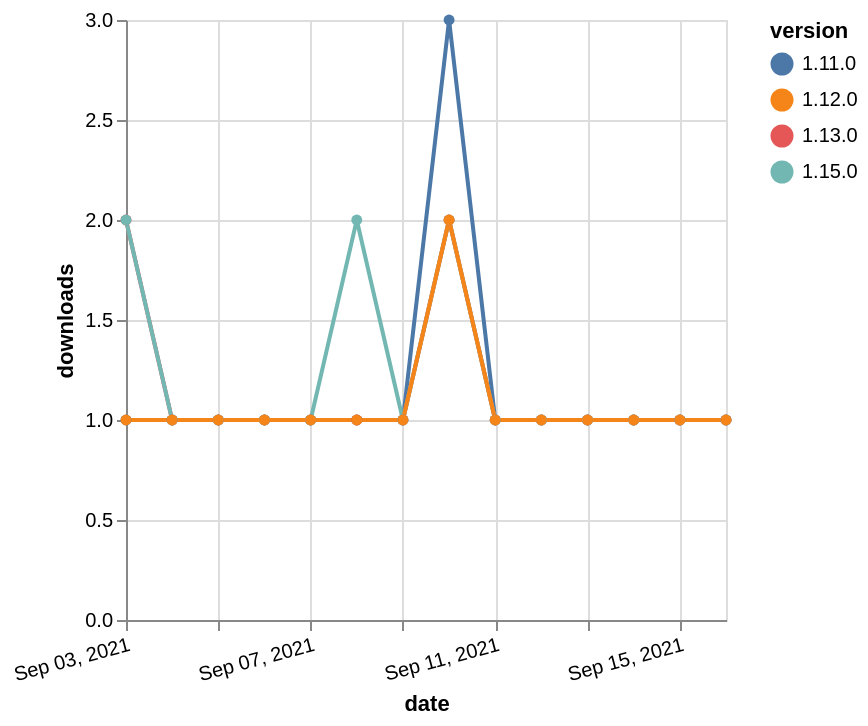

The specification (Vega-Lite) saved for this image:
### Vega-Lite specification from a JSON file in a GitHub repository (floating-point values rounded to 4 significant figures)
{"$schema": "https://vega.github.io/schema/vega-lite/v5.json", "description": "A simple bar chart with embedded data.", "data": {"values": [{"date": "2021-09-03", "total": 339, "delta": 1, "version": "1.11.0"}, {"date": "2021-09-04", "total": 340, "delta": 1, "version": "1.11.0"}, {"date": "2021-09-05", "total": 341, "delta": 1, "version": "1.11.0"}, {"date": "2021-09-06", "total": 342, "delta": 1, "version": "1.11.0"}, {"date": "2021-09-07", "total": 343, "delta": 1, "version": "1.11.0"}, {"date": "2021-09-08", "total": 344, "delta": 1, "version": "1.11.0"}, {"date": "2021-09-09", "total": 345, "delta": 1, "version": "1.11.0"}, {"date": "2021-09-10", "total": 348, "delta": 3, "version": "1.11.0"}, {"date": "2021-09-11", "total": 349, "delta": 1, "version": "1.11.0"}, {"date": "2021-09-12", "total": 350, "delta": 1, "version": "1.11.0"}, {"date": "2021-09-13", "total": 351, "delta": 1, "version": "1.11.0"}, {"date": "2021-09-14", "total": 352, "delta": 1, "version": "1.11.0"}, {"date": "2021-09-15", "total": 353, "delta": 1, "version": "1.11.0"}, {"date": "2021-09-16", "total": 354, "delta": 1, "version": "1.11.0"}, {"date": "2021-09-03", "total": 289, "delta": 2, "version": "1.13.0"}, {"date": "2021-09-04", "total": 290, "delta": 1, "version": "1.13.0"}, {"date": "2021-09-05", "total": 291, "delta": 1, "version": "1.13.0"}, {"date": "2021-09-06", "total": 292, "delta": 1, "version": "1.13.0"}, {"date": "2021-09-07", "total": 293, "delta": 1, "version": "1.13.0"}, {"date": "2021-09-08", "total": 294, "delta": 1, "version": "1.13.0"}, {"date": "2021-09-09", "total": 295, "delta": 1, "version": "1.13.0"}, {"date": "2021-09-10", "total": 297, "delta": 2, "version": "1.13.0"}, {"date": "2021-09-11", "total": 298, "delta": 1, "version": "1.13.0"}, {"date": "2021-09-12", "total": 299, "delta": 1, "version": "1.13.0"}, {"date": "2021-09-13", "total": 300, "delta": 1, "version": "1.13.0"}, {"date": "2021-09-14", "total": 301, "delta": 1, "version": "1.13.0"}, {"date": "2021-09-15", "total": 302, "delta": 1, "version": "1.13.0"}, {"date": "2021-09-16", "total": 303, "delta": 1, "version": "1.13.0"}, {"date": "2021-09-03", "total": 111, "delta": 2, "version": "1.15.0"}, {"date": "2021-09-04", "total": 112, "delta": 1, "version": "1.15.0"}, {"date": "2021-09-05", "total": 113, "delta": 1, "version": "1.15.0"}, {"date": "2021-09-06", "total": 114, "delta": 1, "version": "1.15.0"}, {"date": "2021-09-07", "total": 115, "delta": 1, "version": "1.15.0"}, {"date": "2021-09-08", "total": 117, "delta": 2, "version": "1.15.0"}, {"date": "2021-09-09", "total": 118, "delta": 1, "version": "1.15.0"}, {"date": "2021-09-10", "total": 120, "delta": 2, "version": "1.15.0"}, {"date": "2021-09-11", "total": 121, "delta": 1, "version": "1.15.0"}, {"date": "2021-09-12", "total": 122, "delta": 1, "version": "1.15.0"}, {"date": "2021-09-13", "total": 123, "delta": 1, "version": "1.15.0"}, {"date": "2021-09-14", "total": 124, "delta": 1, "version": "1.15.0"}, {"date": "2021-09-15", "total": 125, "delta": 1, "version": "1.15.0"}, {"date": "2021-09-16", "total": 126, "delta": 1, "version": "1.15.0"}, {"date": "2021-09-03", "total": 173, "delta": 1, "version": "1.12.0"}, {"date": "2021-09-04", "total": 174, "delta": 1, "version": "1.12.0"}, {"date": "2021-09-05", "total": 175, "delta": 1, "version": "1.12.0"}, {"date": "2021-09-06", "total": 176, "delta": 1, "version": "1.12.0"}, {"date": "2021-09-07", "total": 177, "delta": 1, "version": "1.12.0"}, {"date": "2021-09-08", "total": 178, "delta": 1, "version": "1.12.0"}, {"date": "2021-09-09", "total": 179, "delta": 1, "version": "1.12.0"}, {"date": "2021-09-10", "total": 181, "delta": 2, "version": "1.12.0"}, {"date": "2021-09-11", "total": 182, "delta": 1, "version": "1.12.0"}, {"date": "2021-09-12", "total": 183, "delta": 1, "version": "1.12.0"}, {"date": "2021-09-13", "total": 184, "delta": 1, "version": "1.12.0"}, {"date": "2021-09-14", "total": 185, "delta": 1, "version": "1.12.0"}, {"date": "2021-09-15", "total": 186, "delta": 1, "version": "1.12.0"}, {"date": "2021-09-16", "total": 187, "delta": 1, "version": "1.12.0"}]}, "width": "container", "mark": {"type": "line", "point": {"filled": true}}, "encoding": {"x": {"field": "date", "type": "temporal", "timeUnit": "yearmonthdate", "title": "date", "axis": {"labelAngle": -15}}, "y": {"field": "delta", "type": "quantitative", "title": "downloads"}, "color": {"field": "version", "type": "nominal"}, "tooltip": {"field": "delta"}}}
